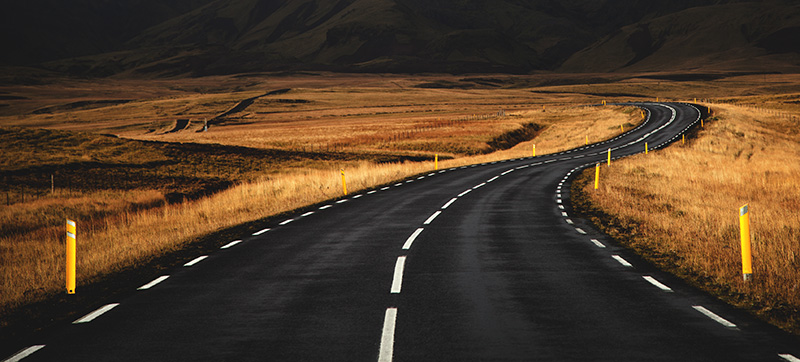
#> input picture Hector/cpp/basics/displayImage/carretera_plastico.jpg, 800 x 362 px, given in place of the camera
$ python mainLaneDetection.py
#> lines starting #> are read from the running program, lines starting #| are printed output that depends on the picture; after the words box and inside, x2 and y2 are one past the last pixel; in counts of white or black regions, pixels touching at a corner belong together
import cv2
import numpy as np
import math

def cannyImage(cannyGray):
    cannyBlur = cv2.GaussianBlur(gray, (5, 5), 0)
    cannyCanny = cv2.Canny(cannyBlur, 10, 250)
    return cannyCanny

def regionOfInterest(regionImage):
    #regionPolygons = np.array([[(0, 448), (639, 425), (434, 276), (256, 159)]])
    regionPolygons = np.array([[(0, 400), (640, 400), (640, 180), (0, 180)]])
    zeros = np.zeros_like(regionImage)
    cv2.fillPoly(zeros, regionPolygons, 255)
    regionedImage = cv2.bitwise_and(regionImage, regionImage, mask=zeros)
    return regionedImage

def colorRange(colorFrame, colorGray, colorCropped):
    colorMax = np.array([255, 255, 255])
    colorMin = np.array([79, 73, 57])
    colorColor = cv2.bitwise_and(colorFrame, colorFrame, mask = colorCropped)
    colorRanged = cv2.inRange(colorColor, colorMin, colorMax)
    return colorRanged

def averagedSlopeIntercept(interceptImage, interceptLines):
    leftFit = [] #lista para almacenar los valores de la recta izquierda
    rightFit = [] #lista para almacenar los valores de la recta derecha
    for line in interceptLines: #itera en los valores de la recta
        x1, y1, x2, y2 = line.reshape(4) #obtiene las coordenadas de inicio y final de cada recta
        parameters = np.polyfit((x1, x2), (y1, y2), 1) #optimiza la ecuación de la recta
        slope = parameters[0] #separa el primer valor de los parámetros
        intercept = parameters[1] #separa el primer valor de los parámetros
        if slope < 0: #este if es para saber si está a la izquierda o derechga del centro
            leftFit.append((slope, intercept))
        else:
            rightFit.append((slope, intercept))
    leftFitAverage = np.average(leftFit, axis = 0) #unifica los valores de las rectas izquierdas
    rightFitAverage = np.average(rightFit, axis = 0) #unifica los valores de las rectas izquierdas
    try:
        isNanLeft = math.isnan(leftFitAverage[0])
    except:
        isNanLeft = math.isnan(leftFitAverage)
    #print("Left ", isNanLeft)
    try:
        isNanRight = math.isnan(rightFitAverage[0])
    except:
        isNanRight = math.isnan(rightFitAverage)
    #print("Right ", isNanRight)
    leftLine = makeCoordinates(interceptImage, leftFitAverage) #obtiene las ecuaciones de cada recta (izquierda)
    rightLine = makeCoordinates(interceptImage, rightFitAverage) #obtiene las ecuaciones de cada recta (izquierda)
    return np.array([leftLine, rightLine]), isNanLeft, isNanRight

def makeCoordinates(coordinatesImage, lineParameters):
    #print("lineParameters: ", lineParameters)
    try:
        slope, intercept = lineParameters #intercept es la ordenada al origen de la recta
        y1 = coordinatesImage.shape[0] #obtiene el valor '0' de la imagen
        y2 = int(y1*(3/5)) #esto es pra determinar el largo de la recta que dibuja en la imagen
        x1 = int((y1 - intercept)/slope) #obtiene la ecuación de la recta con el primer punto
        x2 = int((y2 - intercept) / slope) # obtiene la ecuación de la recta con el segundo punto
        #print(type(lineParameters))
        return np.array([x1, y1, x2, y2])
    except:
        return np.array([0, 0, 0, 0])

def displayLines(displayImage, displayLinesVar):
    lineImage = np.zeros_like(displayImage)#obtiene un arreglo de ceros de las mismas características de la imagen
    if displayLinesVar is not None: #verifica que existan líneas
        for x1, y1, x2, y2 in displayLinesVar: #itera en cada línea
            # [4 lines of commented-out code are left out]
            try: #evita que el programa falle si no hay líneas
                cv2.line(lineImage, (x1, y1), (x2, y2), (255, 255, 255), 3) #dibuja una línea azul en las líneas
            except:
                lineImage = lineImage #regresa una matriz de ceros
    return lineImage

if __name__ == '__main__':
    try:
        cap = cv2.VideoCapture(0)
        while cap.isOpened():
            ret, origFrame = cap.read()
#> origFrame is the input picture: shape (362, 800, 3); mean B, G, R 39.8, 58.3, 77.9

            coppiedFrame = np.copy(origFrame)

            gray = cv2.cvtColor(origFrame, cv2.COLOR_BGR2GRAY)
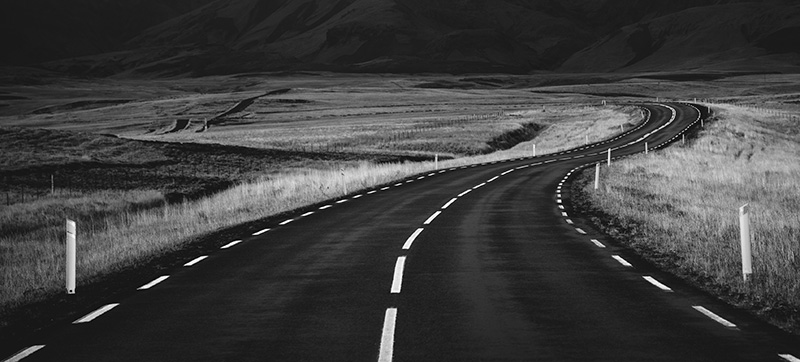
#> gray: shape (362, 800); min 0, max 255, mean 62.1
            canny = cannyImage(gray)
#> in cannyImage, `cannyCanny = cv2.Canny(cannyBlur, 10, 250)`:
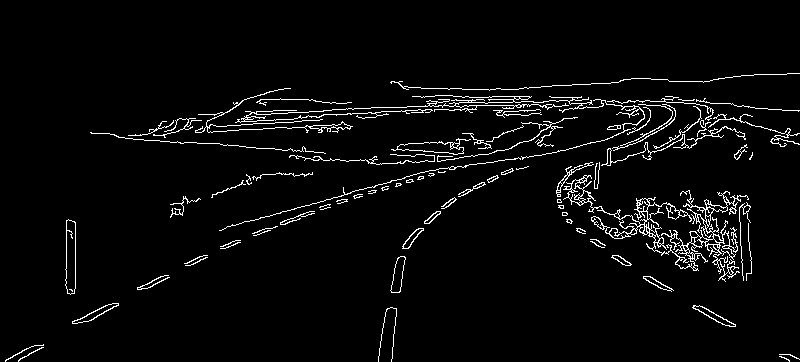
#> cannyCanny: shape (362, 800); 3.8% white in thin lines or dots, all inside (x1, y1, x2, y2) = (5, 73, 800, 362)
            croppedImage = regionOfInterest(canny)
#> in regionOfInterest, `cv2.fillPoly(zeros, regionPolygons, 255)`:
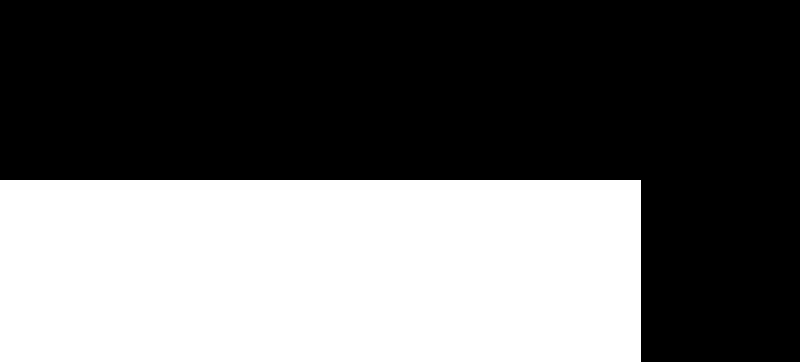
#> zeros: shape (362, 800); 40.3% white; 1 white region, box (x1, y1, x2, y2) and area: (0, 180, 641, 362) 116662
#> in regionOfInterest, `regionedImage = cv2.bitwise_and(regionImage, regionImage, mask=zeros)`:
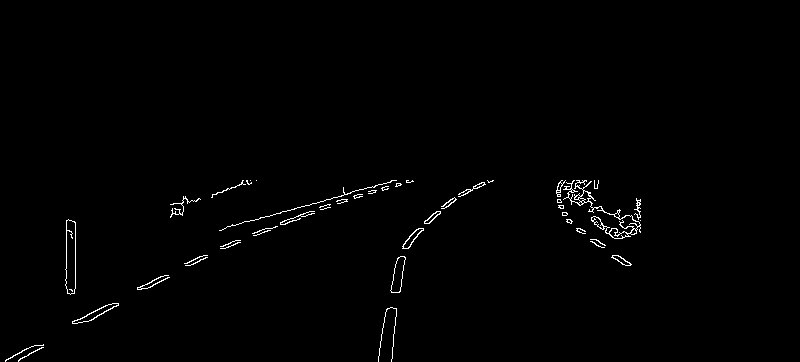
#> regionedImage: shape (362, 800); 0.89% white in thin lines or dots, all inside (x1, y1, x2, y2) = (5, 180, 641, 362)
            colorInRange = colorRange(coppiedFrame, gray, croppedImage)
#> in colorRange, `colorRanged = cv2.inRange(colorColor, colorMin, colorMax)`:
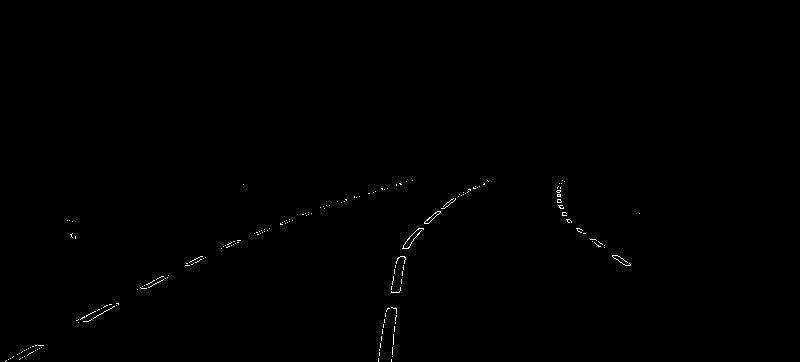
#> colorRanged: shape (362, 800); 0.26% white in thin lines or dots, all inside (x1, y1, x2, y2) = (5, 180, 640, 362)
            lines = cv2.HoughLinesP(colorInRange, 1, np.pi/180, 50, minLineLength=20, maxLineGap=50)
#> lines = [[19, 359, 231, 242], [392, 347, 407, 239], [77, 320, 264, 229]]
            #print(lines)
            #left = range(0, 480 // 2)
            #right = range(480 // 2, 480)
            if lines is not None:
                averagedLines, left, right =  averagedSlopeIntercept(coppiedFrame, lines)
#> the loop in averagedSlopeIntercept, `for line in interceptLines:` made 3 passes
#> (x1, y1, x2, y2, slope, intercept) on passes 1 to 3: (19, 359, 231, 242, -0.552, 369.5), (392, 347, 407, 239, -7.2, 3169.4), (77, 320, 264, 229, -0.487, 357.5)
#> after the loop in averagedSlopeIntercept, `for line in interceptLines:`: leftFit = [(-0.552, 369.5), (-7.2, 3169.4), (-0.487, 357.5)]; rightFit = []
#> in averagedSlopeIntercept, `leftFitAverage = np.average(leftFit, axis = 0)`: leftFitAverage = [-2.75, 1298.8]
#> in averagedSlopeIntercept, `rightFitAverage = np.average(rightFit, axis = 0)`: rightFitAverage = nan
#> in averagedSlopeIntercept, `isNanLeft = math.isnan(leftFitAverage[0])`: isNanLeft = False
#> in averagedSlopeIntercept, `isNanRight = math.isnan(rightFitAverage)`: isNanRight = True
#> in makeCoordinates, `slope, intercept = lineParameters`: slope = -2.75; intercept = 1298.8
#> in makeCoordinates, `x1 = int((y1 - intercept)/slope)`: x1 = 341
#> in makeCoordinates, `x2 = int((y2 - intercept) / slope)`: x2 = 393
#> in averagedSlopeIntercept, `leftLine = makeCoordinates(interceptImage, leftFitAverage)`: leftLine = [341, 362, 393, 217]
#> in averagedSlopeIntercept, `rightLine = makeCoordinates(interceptImage, rightFitAverage)`: rightLine = [0, 0, 0, 0]
#> averagedLines = [[341, 362, 393, 217], [0, 0, 0, 0]]; left = False; right = True
                if left:
                    print("Girar a la izquierda")
                elif right:
                    print("Girar a la derecha")
                else:
                    print("Hay una recta")
                lineImage = displayLines(coppiedFrame, averagedLines)
#> the loop in displayLines, `for x1, y1, x2, y2 in displayLinesVar: #itera en cada línea #x1, y1, x..` made 2 passes
#> after the loop in displayLines, `for x1, y1, x2, y2 in displayLinesVar:`:
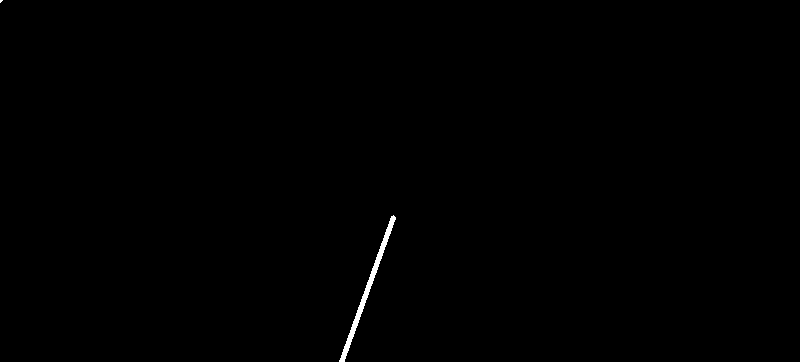
#> lineImage: shape (362, 800, 3); 0.28% white; 2 white regions (1 under 20 px), largest, box (x1, y1, x2, y2) and area: (339, 215, 396, 362) 800
                for line in lines:
                    x1, y1, x2, y2 = line[0]
                    #cv2.rectangle(coppiedFrame, (x1, y1), (x2, y2), (0, 255, 0), 5)
                    cv2.line(coppiedFrame, (x1, y1), (x2, y2), (0, 255, 0), 5)
#> this loop made 3 passes
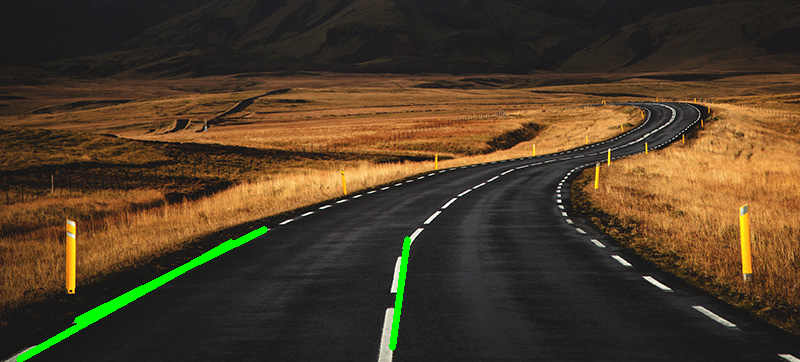
#> coppiedFrame: shape (362, 800, 3); 1.11% of pixels changed, all inside (x1, y1, x2, y2) = (16, 226, 411, 362)
            if cv2.waitKey(25) & 0xFF == ord('s'):
#> (key Esc is pressed here)
                break

            cv2.imshow("origFrame", origFrame)
            cv2.imshow("coppiedFrameWithLines", coppiedFrame)
            if lines is not None:
                cv2.imshow("lineImage", lineImage)

            #cv2.imshow("lines", lines)
        cap.release()
        cv2.destroyAllWindows()
    except:
        print("Algo malo ha ocurrido!")
